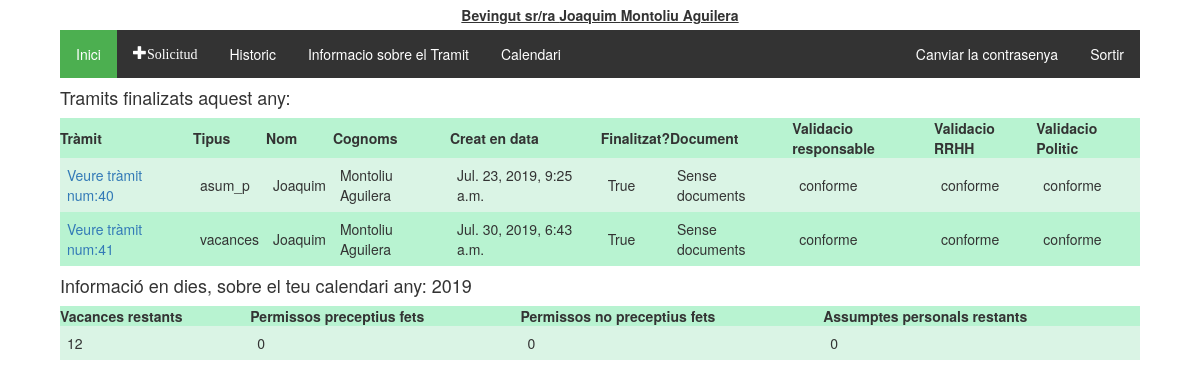
Page /tramitador/historic/ (signed in) on the earlier database version.
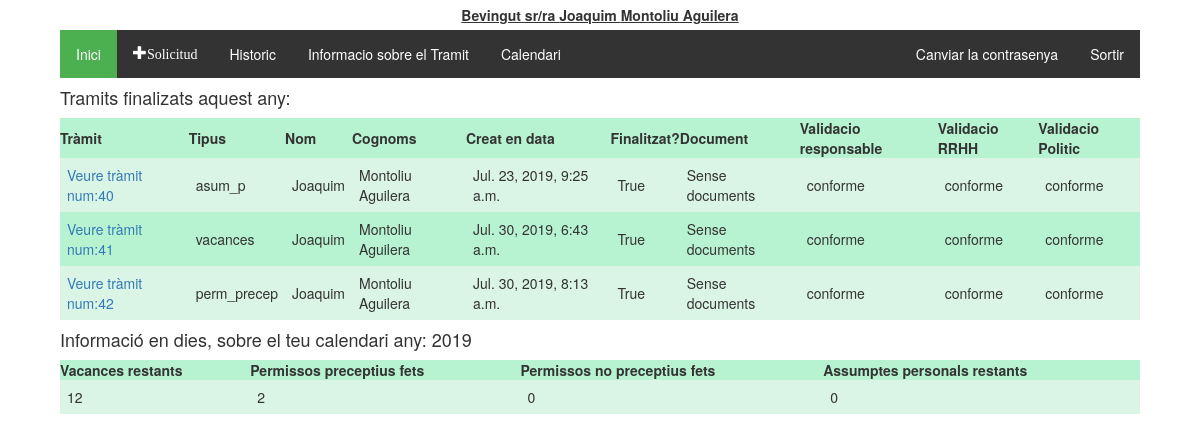
Same page on the later database version.
### tramitador/models.py (models this page shows, shortened)
class Treballadors(AbstractUser):
    usuari = models.CharField(max_length=20)
    """nom = models.CharField(max_length=20)
    cognoms = models.CharField(max_length=20)
    email = models.CharField(max_length=50)"""
    dni = models.CharField(max_length=20, null = True, blank=True)
    areas = models.ManyToManyField(Area)
    """rol = models.CharField(max_length=20, choices = tip_rols, default = 'treb')
    estat = models.CharField(max_length=10, choices = tip_estats, default = 'alta')"""

class Tramit(models.Model):
    validacio = (
        ('conforme','conforme'),
        ('inconforme','no conforme'),
        ('espera', 'en espera'),
    )
    tipologia = (
        ('vacances', 'Vacances'),
        ('perm_precep', 'Permisos preceptius'),
        ('perm_no_precep', 'Permisos no preceptius'),
        ('asum_p', 'Asumptes personals'),
    )
    treballador = models.ForeignKey(Treballadors, on_delete=models.CASCADE)
    document = models.ForeignKey(Document, on_delete=models.SET_NULL, null=True, blank=True)
    creat_en = models.DateTimeField(auto_now_add=True)
    modificat_en = models.DateTimeField(auto_now=True)
    data_sol = models.CharField(max_length=250, help_text = "Interval de dates amb guións '/', per dies no consecutios emprar ';' Exemple:2019-08-01-2019-08-20;2019-09-09")
    tipus = models.CharField(max_length=40, choices=tipologia, default='asum_p')
    finalitzat = models.BooleanField(default=False)
    """Validacio de RRHH"""
    valRRHH = models.CharField(max_length=20, choices=validacio, default='espera')
    """Validacio del responsable"""
    valResp =  models.CharField(max_length=20, choices=validacio, default='espera')
    """Validacio del Politic"""
    valPol = models.CharField(max_length=20, choices=validacio, default='espera')
    """En cas de voler explicar el motiu"""
    missatge_usuari = models.CharField(max_length=2000, null = True)
    missatge_responsable = models.CharField(max_length=2000, null = True, blank=True)
    """Millores per el admin site"""
    def was_published_recently(self):
        return self.creat_en >= timezone.now() - datetime.timedelta(days=1)
    was_published_recently.admin_order_field = 'creat_en'
    was_published_recently.boolean = True
    was_published_recently.short_description = 'Publicat recentment?'

class Calendari(models.Model):
    any = models.IntegerField(('any'),choices=year_choices(), default=current_year())
    vacances = models.IntegerField(default=22, verbose_name="Vacances disponibles")
    vacances_dies = models.CharField(max_length=500, blank=True)
    perm_precep = models.IntegerField(default=0, verbose_name="Permissos preceptius fets:")
    perm_precep_dies = models.CharField(max_length=500, blank=True)
    perm_no_precep = models.IntegerField(default=0, verbose_name="Permissos no preceptius fets:")
    perm_no_precep_dies = models.CharField(max_length=500, blank=True)
    asum_p = models.IntegerField(default=6,verbose_name="Assumptes perosnals disponibles:")
    asum_p_dies = models.CharField(max_length=500, blank=True)
    perm_indisposicio = models.IntegerField(default=0, verbose_name="Permissos preceptius fets:")
    perm_indisposicio_dies = models.CharField(max_length=500, blank=True)
    treballador = models.ForeignKey(Treballadors, on_delete=models.CASCADE)

### tramitador/views.py (the view)
@login_required
def historic(request):
    today = datetime.date.today()
    groups = request.user.groups.all()
    tramits_finalitzats = Tramit.objects.all().filter(Q(treballador__id=request.user.id) & Q(finalitzat=True) &Q(creat_en__year=today.year))
    try:
        calendari = Calendari.objects.get(treballador__id = request.user.id, any=today.year)
        context = {'tramits_finalitzats': tramits_finalitzats, 'calendari':calendari}
        return render(request, 'tramits/historic.html', context)
    except Calendari.DoesNotExist:
        context = {'tramits_finalitzats': tramits_finalitzats}
        return render(request, 'tramits/historic.html', context)

### tramitador/templatetags/group.py (called while the page is built)
@register.filter(name='has_group')
def has_group(user, group_name):
    group_name = group_name.split(";")
    for group in group_name:
        if(user.groups.filter(name=group).exists()):
            return True
    return False

### tramitador/templates/tramits/historic.html
{% extends 'tramits/base.html' %}
{% block content %}
  {% if tramits_finalitzats %}
  <h4>Tramits finalizats aquest any:</h4>
    <table class="TFtable">
      <tr>
        <th>Tràmit</th><th>Tipus</th><th>Nom</th><th>Cognoms</th><th>Creat en data</th><th>Finalitzat?</th><th>Document</th>
        <th>Validacio responsable</th><th>Validacio RRHH</th><th>Validacio Politic</th>
      </tr>
      {% for tramit in tramits_finalitzats %}
      <tr>
        <td><a href="{% url 'tramit_detall' tramit.id %}">Veure tràmit num:{{tramit.id}}</a></td><td>{{tramit.tipus}}</td><td>{{tramit.treballador.first_name}}</td><td>{{tramit.treballador.last_name}}</td>
        <td>{{tramit.creat_en}}</td><td>{{tramit.finalitzat}}</td>
        <td>
          {% if tramit.document %}
            <a href='{{ tramit.document.document.url }}' class="glyphicon glyphicon-save-file"></a>
          {% else %}
            Sense documents
          {% endif %}
        </td>
        <td>{{tramit.valResp}}</td><td>{{tramit.valRRHH}}</td><td>{{tramit.valPol}}</td>
      </tr>
      {% endfor %}
    </table>
    {% else %}
      Encara no s'ha finalitzat cap tràmit...
  {% endif %}
  {% if calendari %}
  <h4>Informació en dies, sobre el teu calendari any: {{calendari.any}}</h4>
    <table class="TFtable">
      <tr>
        <th>Vacances restants</th>
        <th>Permissos preceptius fets</th>
        <th>Permissos no preceptius fets</th>
        <th>Assumptes personals restants</th>
      </tr>
      <tr>
        <td>{{calendari.vacances}}</td>
        <td>{{calendari.perm_precep}}</td>
        <td>{{calendari.perm_no_precep}}</td>
        <td>{{calendari.asum_p}}</td>
      </tr>
    </table>
  {% else %}
    <p>Encara no tens calendari d'aquest any confeccionat.</p>
  {% endif %}
{% endblock %}

### tramitador/templates/tramits/base.html (shortened to what this page needs)
<!DOCTYPE html>
{% load static %}
{% load group %}
<html lang="es">
  <head>
    <link rel="stylesheet" href="https://maxcdn.bootstrapcdn.com/bootstrap/3.3.5/css/bootstrap.min.css">
    <link rel="stylesheet" href="https://maxcdn.bootstrapcdn.com/font-awesome/4.4.0/css/font-awesome.min.css">
    <link rel="stylesheet" href="//code.jquery.com/ui/1.12.1/themes/base/jquery-ui.css">
    <link rel="stylesheet" href="{% static 'tramits/style.css' %}">
    <link rel="stylesheet" href="{% static 'tramits/bootstrap-year-calendar.css' %}">
  </head>
  <body>
    <div id="heading">
      {% block heading %}
        {% if user.is_authenticated %}
          Bevingut sr/ra {{ user.first_name }} {{ user.last_name }}
        {% else %}
          <p>Encara no t'has autentificat:<a href="{% url 'login' %}"><button type="button" class="btn btn-primary">Entrar</button></a></p>
        {% endif %}
      {% endblock %}
    </div>
    {% if user.is_authenticated %}
      <div id="main_block">
        <div id="options_block">
          <ul class="menu_options">
            <li><a href="{% url 'index' %}" class="active">Inici</a></li>
            <li><a href="{% url 'nou_tramit' %}"class ="glyphicon glyphicon-plus">Solicitud</a></li>
            <li><a href="{% url 'historic' %}">Historic</a></li>
            <li><a target="_blank" href="{% static 'documentacio/manual.pdf' %}">Informacio sobre el Tramit</a></li>
            <li><a target="_blank" href="{% url 'calendari' %}">Calendari</a></li>
            <li class="menu_options_dreta"><a href="{% url 'logout' %}">Sortir</a></li>
            <li class="menu_options_dreta"><a href="/permivac/tramitador/accounts/password_change/">Canviar la contrasenya</a></li>
          </ul>
        </div>
        {% block content %}
        {% endblock %}
      </div>
    {% endif %}
  </body>
</html>

### tramitador/static/tramits/style.css (style rules this page uses)
#heading { display:flex; flex-direction: row; justify-content: center; align-content:center; align-items:center; width: 90%; height: auto; margin-left: auto; margin-right: auto; padding: 5px; text-decoration: underline; font-weight: bold; }
#main_block { display:flex; flex-direction:column; width: 90%; margin-left: auto; margin-right: auto; height: auto; justify-content: center; }
.TFtable { width: 100%; height: auto; padding: 5px; }
.TFtable td { padding:7px; border:border#4ef495 1px solid; }
.TFtable tr { background:#b8f3d1; }
.TFtable tr:nth-child(odd) { background:#b8f3d1; }
.TFtable tr:nth-child(even) { background:#daf4e5; }
ul.menu_options { list-style-type: none; margin: 0; padding: 0; overflow: hidden; background-color: #333; }
ul.menu_options li { float: left; }
ul.menu_options li.menu_options_dreta { float:right; }
ul.menu_options li a { display: block; color: white; text-align: center; padding: 14px 16px; text-decoration: none; }
.active { background-color: #4CAF50; }
a, i { cursor: pointer; }

Differences in the rows shown:
added Tramit: id "42", tipus "perm_precep", treballador.first_name "Joaquim", treballador.last_name "Montoliu Aguilera", creat_en "Jul. 30, 2019, 8:13 a.m.", finalitzat "True", shows "Sense documents", valResp "conforme", valRRHH "conforme", valPol "conforme"
changed Calendari: perm_precep "0" → "2"
